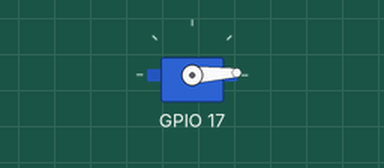
This program was run on a simulated Raspberry Pi (BCM pin numbers). Parts: servo. Servo angles are drawn from the pulse width (0.5 ms = 0°, 2.5 ms = 180°); what the program prints to the terminal is not drawn.

Above: at 0.1 s.
At 3.8 s:
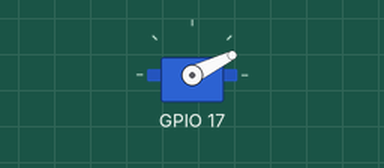
At 6.22 s:
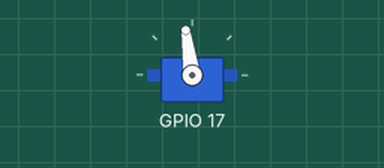
At 8.8 s:
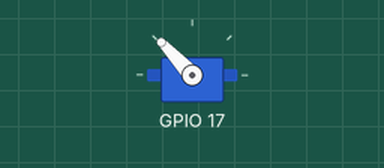
Timing chart, 0 to 10.3 s (numbered marks = the images above):
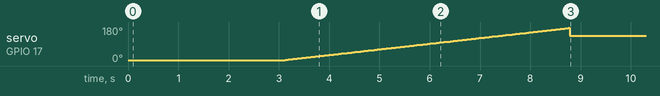

The program:

setServo.py
```python
import pigpio
from time import sleep

pi = pigpio.pi()

servoPins = [4, 5, 6, 12, 13, 16, 17, 18]
servoPOI = [[500,1430,2360,1620],
            [500,1430,2360,2120],
            [720,1600,2390,1460],
            [700,1830,2500,2060],
            [500,1430,2400,1940],
            [550,1460,2440,1820],
            [530,1450,2450,1820],
            [820,1350,1710,1780]]

servoRest = [1430,1430,1300,880,1150,920,1980,910]

testPin = 6

while True:
    servoPin = servoPins[testPin]
    pi.set_servo_pulsewidth(servoPin, servoPOI[testPin][0])
    sleep(3)
    for i in range(servoPOI[testPin][0], servoPOI[testPin][2], 10):
        pi.set_servo_pulsewidth(servoPin, i)
        sleep(0.03)
    pi.set_servo_pulsewidth(servoPin, servoRest[testPin])
    sleep(3)

    while True:
        test = input("0, 1 or 2: ")
        print (servoPOI[testPin][int(test)])
        key = ""
        while key != "esc":
            pi.set_servo_pulsewidth(servoPin, servoPOI[testPin][int(test)])
            key = input(str(servoPOI[testPin][int(test)]) + ": ")
            if key == "w":
                servoPOI[testPin][int(test)] = servoPOI[testPin][int(test)] + 10
            else:
                servoPOI[testPin][int(test)] = servoPOI[testPin][int(test)] - 10
```

Measured:
- by itself, servo on GPIO 17: rises from 3° to 175° in 5.7 s, then falls to 133° in 0.03 s
